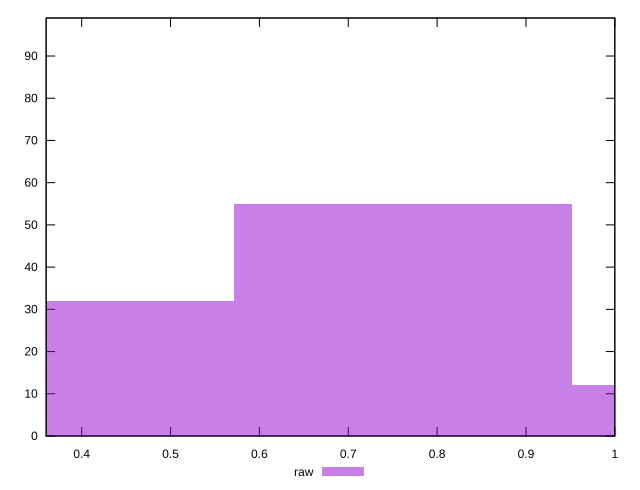

Write the gnuplot code that produced this figure.
reset

$raw <<EOF
0.3807757724491177 32
0.7615515448982354 55
1.1423273173473532 12
EOF

set key outside below
set boxwidth 0.3807757724491177
set xrange [0.36:1]
set yrange [0:99]
set trange [0:99]
set style fill transparent solid 0.5 noborder
set terminal svg size 640, 490 enhanced background rgb 'white'
set output "reports/report_00027_2021-02-24T12-40-31.850Z/meta/score/samples/card/raw/histogram.svg"

plot $raw title "raw" with boxes

reset
